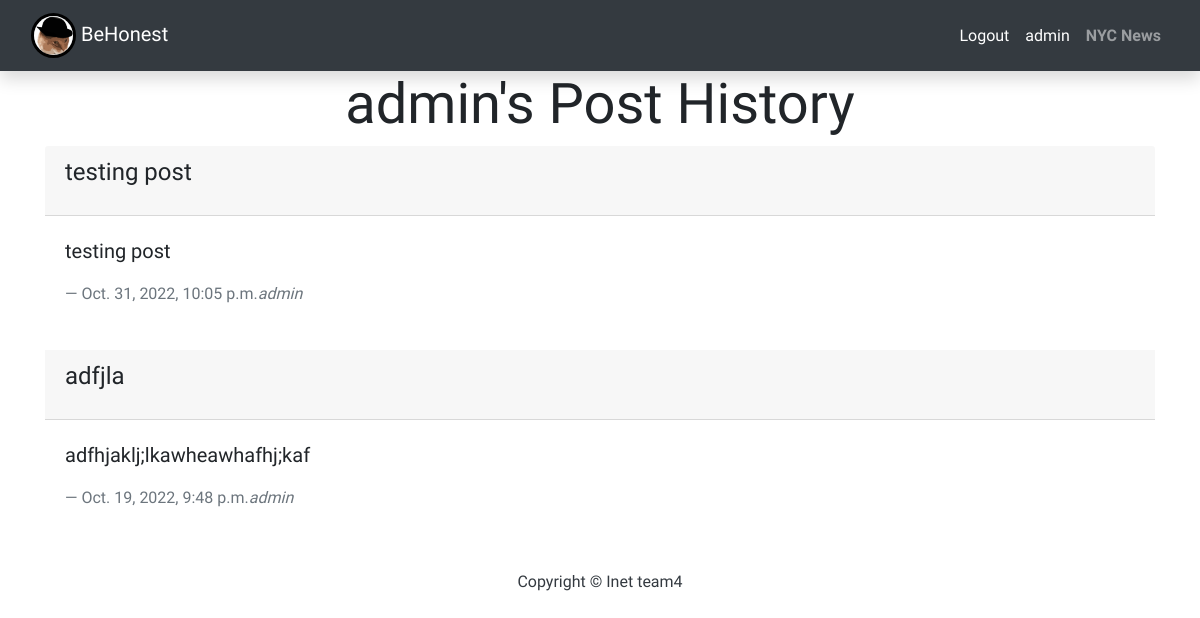
Before: /home/profile/admin with the older database file.
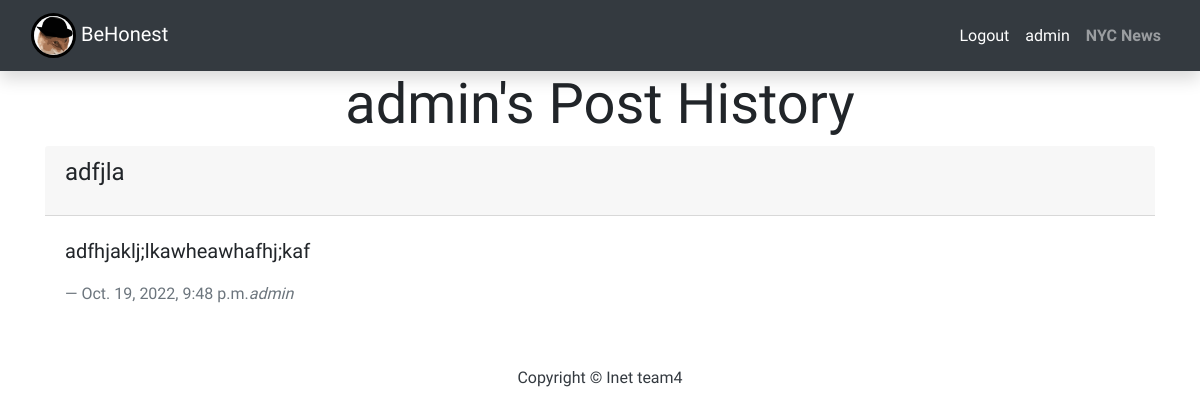
After: the same page with the newer database file.
### post/models.py (models this page shows, shortened)
class Post(models.Model):
    title = models.CharField(max_length=200)
    author = models.ForeignKey(
        User, on_delete=models.CASCADE, related_name="blog_posts"
    )
    content = models.TextField()
    created_on = models.DateTimeField(auto_now_add=True)
    likes = models.ManyToManyField(User, related_name="post_post")
    dislikes = models.ManyToManyField(User, related_name="blog_post")
    class Meta:
        ordering = ["-created_on"]

### post/views.py (the view)
# urls.py: path("profile/<str:pk>", views.profile, name="profile"),
def profile(request, pk):
    user = User.objects.get(username=pk)
    logged_in_user_posts = Post.objects.filter(author=user)
    context = {
        "user": user,
        "posts": logged_in_user_posts,
    }
    return render(request, "profile.html", context)

### post/templates/profile.html (shortened to what this page needs)
{% extends 'base.html' %}
{% block content %}
    <h2 class = "display-4 text-center"> {{ user.username }}'s Post History</h2>
    <div class = "container"
        <div class = "card">
            {% for post in posts %}
                <div class="card-header">
                    <h4>{{ post.title }}</p>
                </div>
                <div class="card-body">
                    <blockquote class = "blockquote mb-0">
                        <p>{{ post.content }}</p>
                        <footer class="blockquote-footer">{{post.created_on}}<cite title="Source Title">{{post.author.username}}</cite></footer>
                    </blockquote>
                </div>
                <br>
            {% endfor %}
        </div>
{% endblock %}

### post/templates/base.html (shortened to what this page needs)
<!DOCTYPE html>
{% load static %}
<html>
  <head>
    <link rel="stylesheet" href="https://stackpath.bootstrapcdn.com/bootstrap/4.4.1/css/bootstrap.min.css">
    <link rel="stylesheet" href = {% static 'styles.css' %}>
  </head>
  <body>
    {% if user.is_authenticated %}
    <nav class="navbar navbar-expand-lg navbar-dark bg-dark shadow" id="mainNav">
      <div class="container-fluid">
        <a class="navbar-brand" href="{% url 'post:base' %}">
          <img src="{% static 'img/Febee.png' %}" alt="Febee" class="logo">
          BeHonest
        </a>
        <div class="collapse navbar-collapse" id="navbarResponsive">
          <ul class="navbar-nav ml-auto">
              <li class="nav-item">
                <a class="nav-link text-white" href="{% url 'main:logout' %}">Logout</a>
              </li>
              <li class="nav-item">
                <a class="nav-link text-white" href="/home/profile/{{user.username}}">{{user.username}}</a>
              </li>
              <div class="collapse navbar-collapse" id="navbarResponsive">
                <ul class="navbar-nav ml-auto">
                    <a
                      class="nav-link text-black font-weight-bold"
                      href="/news"
                      >NYC News</a
                    >
                </ul>
              </div>
          </ul>
        </div>
        </div>
    </nav>
              {% block content %}{% endblock content %}
    {% else %}
      <p class="text-center">Don't have an account? <a href="register">Create an account</a>.</p>
    </div>
    {% endif %}
    <footer class="py-3 bg-grey">
              <p class="m-0 text-dark text-center ">Copyright &copy; Inet team4</p>
    </footer>
  </body>
</html>

### static/styles.css (style rules this page uses)
* { font-family: 'Oswald', sans-serif; }
.logo { border-radius: 50%; background-position: center; background-size: cover; width: 45px; height: 45px; border: 3px solid; color: black; }

Changed rows visible on the page:
removed Post: title "testing post", content "testing post", created_on "Oct. 31, 2022, 10:05 p.m.", author.username "admin"
